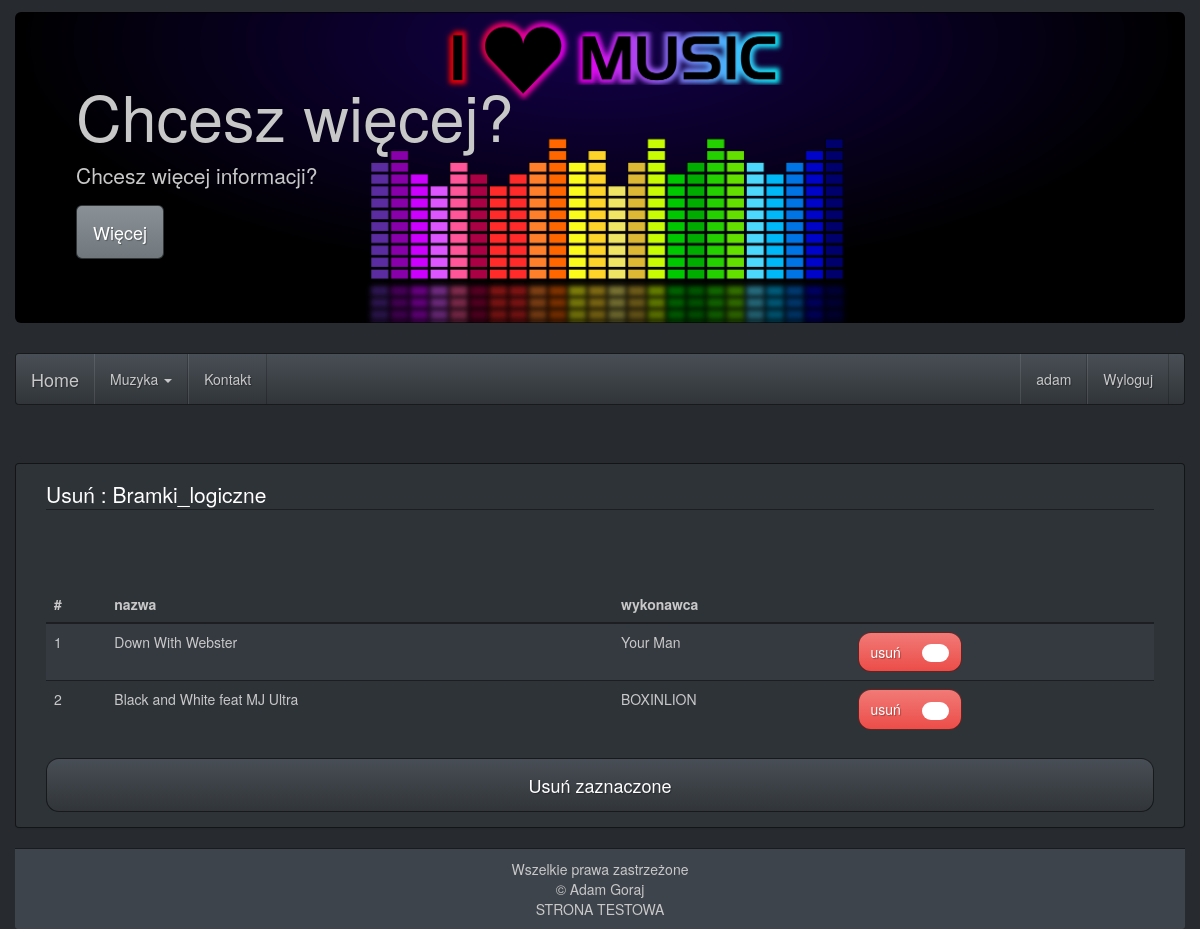
Screenshot of /?p=usunutwor&id=3 (signed in) with the database file from the repository.
### tables this page shows
CREATE TABLE IF NOT EXISTS `playlist` (
  `id` int(7) NOT NULL AUTO_INCREMENT,
  `name` text NOT NULL,
  `image` longblob NOT NULL,
  `id_user` int(7) NOT NULL,
  PRIMARY KEY (`id`),
  KEY `id_user` (`id_user`)
);

CREATE TABLE IF NOT EXISTS `track` (
  `id` int(7) NOT NULL AUTO_INCREMENT,
  `id_playlist` int(7) NOT NULL,
  `id_music` int(7) NOT NULL,
  `reg` timestamp NOT NULL DEFAULT CURRENT_TIMESTAMP,
  PRIMARY KEY (`id`),
  KEY `id_playlist` (`id_playlist`),
  KEY `id_music` (`id_music`)
);

CREATE TABLE IF NOT EXISTS `music` (
  `id` int(7) NOT NULL AUTO_INCREMENT,
  `name` text NOT NULL,
  `author` text NOT NULL,
  `url` text NOT NULL,
  PRIMARY KEY (`id`)
);

### model/Track.php (called while the page is built, shortened)
<?php
class Track {
	public static function getTracksPlaylist($dbConnect,$idPlaylist) {
		$db = $dbConnect;
		$db->connect();
		$sql = "SELECT track.id AS uid, id_playlist,id_music,name,author
			FROM track
			RIGHT OUTER JOIN music ON track.id_music=music.id
			WHERE id_playlist =$idPlaylist;";
		$result = $db->doQuery($sql);
		return $result;
	}
}

### model/Playlist.php (called while the page is built, shortened)
<?php
class Playlist {
	public static function getPlaylist($dbConnect,$id) {
		$db = $dbConnect;
		$db->connect();
		$sql = "SELECT *
            FROM playlist
            WHERE id=".$id."
            AND id_user =".$_SESSION['id'].";";
		$result = $db->doQuery($sql);
		return $result;
	}
}

### database/DatabaseConnect.php (called while the page is built, shortened)
<?php
class DatabaseConnect {
	private $user='u960822207_niko';
	private $password='elo123';
	private $host='mysql.hostinger.pl';
	private $base='u960822207_audio';
	private $connection;
	public function getConnection() {
		return $this->connection;
	}
	public function doQuery($sql) {
		return $this->connection->query($sql);
	}
	public function connect() {
		try {
			$this->connection= new mysqli($this->host,$this->user,$this->password,$this->base);
		} catch (Exception $e) {
		}
	}
}

### views/usun_utwor.php (the view, shortened to what this page needs)
<?php
include_once 'model/Track.php';
include_once 'model/Playlist.php';
if(isset($_GET['id'])) {
    $playlist = Playlist::getPlaylist($dbConnection, $_GET['id']);
    $result = $playlist->fetch_array(MYSQLI_ASSOC);
    $tracks = Track::getTracksPlaylist($dbConnection,$result['id']);
    echo '
<div class="container panel panel-default" style="margin-top: 5%">
    <div class="panel-body">
        <form class="form-horizontal" action="" method="post">
            <fieldset>
                <legend>Usuń : ' . $result['name'] . ' </legend>
                    <table class="table table-striped table-hover" style="margin-top: 5%">
                            <thead>
                            <tr>
                                <th>#</th>
                                <th>nazwa</th>
                                <th>wykonawca</th>
                                <th></th>
                            </tr>
                            </thead>
                            <tbody> ';
                            $i=1;
                            while($trackRes = $tracks->fetch_array(MYSQLI_ASSOC)) {
                                echo'
                                    <tr>
                                        <td>'.$i.'</td>
                                        <td>'.$trackRes['name'].'</td>
                                        <td>'.$trackRes['author'].'</td>
                                        <td>
                                            <label
                                                id="'.$trackRes['uid'].'label"
                                                for="'.$trackRes['uid'].'"
                                                class="btn btn-danger"
                                                style="border-radius: 13px">usuń
                                                    <input type="checkbox"
                                                        name="check_list[]"
                                                        id="'.$trackRes['uid'].'"
                                                        class="badgebox"
                                                        value="'.$trackRes['uid'].'">
                                                    <span class="badge">&check;</span>
                                            </label>
                                        </td>
                                     </tr>';
                                $i++;
                                }
                 echo '
                            </tbody>
                        </table>
                            <button type="submit"
                                class="btn btn-default btn-lg btn-block center-block"
                                style="border-radius: 13px">Usuń zaznaczone</button>
            </fieldset>
        </form>
    </div>
</div>';
}
?>

### public/css/style.css (style rules this page uses)
body { padding: 0; margin: 0; }
.container { width: 100%; }
.badgebox + .badge { text-indent: -999999px; width: 27px; }

### rows the page displays
playlist: name "Bramki_logiczne"
track: id_music.name "Down With Webster", id_music.author "Your Man"
track: id_music.name "Black and White feat MJ Ultra", id_music.author "BOXINLION"

### other values shown
$_SESSION['login'] "adam"
